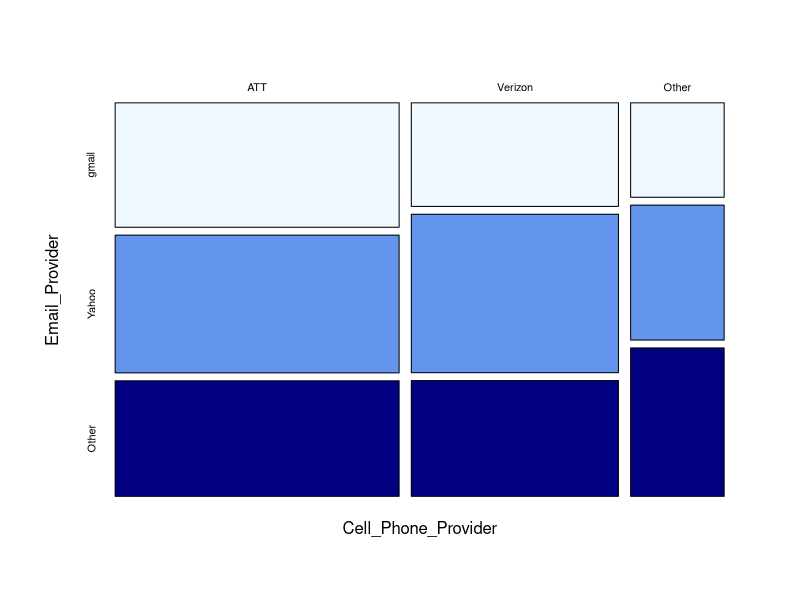

Here is the R script that generated this plot:
## ---- chunk 1
# p. 647, #28
mat <- matrix(c(28, 17, 7, 31, 26, 10, 26, 19, 11), nrow = 3, byrow = TRUE)

dimnames(mat) <- list(`Email_Provider` = c("gmail", "Yahoo", "Other"),
                      `Cell_Phone_Provider` = c("ATT", "Verizon", "Other"))

chisq.test(mat, correct = FALSE)

## ---- chunk 2
results <- chisq.test(mat, correct = FALSE)
round(results$expected, 2)
## ---- chunk 3
mosaicplot(t(mat), color = c("aliceblue", "cornflowerblue", "navyblue"), main = "")
